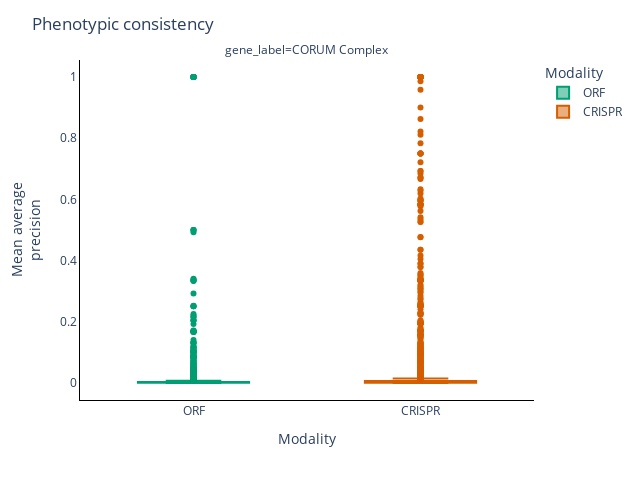

Notebook code for this chart:
### Code cell
fig = (
    px.box(
        gene_label_retrieval_df,
        x="Modality",
        y="mean_average_precision",
        color="Modality",
        color_discrete_map=color_discrete_map,
        facet_col="gene_label",
        facet_col_wrap=2,
    )
    .update_layout(
        title="Phenotypic consistency",
        xaxis1=dict(title="Modality",linecolor="black"),
        xaxis3=dict(linecolor="black"),
        xaxis4=dict(title="Modality", linecolor="black", showticklabels=True),
        xaxis5=dict(linecolor="black"),
        xaxis6=dict(linecolor="black"),
        yaxis1=dict(title=f"Mean average<br>precision", linecolor="black"),
        yaxis3=dict(title=f"Mean average<br>precision", linecolor="black"),
        yaxis4=dict(linecolor="black"),
        yaxis5=dict(title=f"Mean average<br>precision",linecolor="black"),
        yaxis6=dict(linecolor="black"),
        plot_bgcolor="white",
    )
)
fig.update_layout(height=480, width=640)
fig.show()
#fig.write_image("figures/phenotypic-consistency-gene-labels.png", height=480, width=640, scale=2)
#fig.write_image("figures/phenotypic-consistency-gene-labels.svg", height=480, width=640, scale=2)

### Figure 1 — Plotly figure (JSON) as saved in the notebook; plotly's stock layout.template omitted (floating-point values rounded to 4 significant figures; data arrays with more than 128 entries replaced by an {"elided": "..."} marker saying what was removed)
{"data": [{"alignmentgroup": "True", "hovertemplate": "Modality=%{x}<br>gene_label=CORUM Complex<br>mean_average_precision=%{y}<extra></extra>", "legendgroup": "ORF", "marker": {"color": "rgb(0, 158, 115)"}, "name": "ORF", "notched": false, "offsetgroup": "ORF", "orientation": "v", "showlegend": true, "type": "box", "x": {"elided": "2151 str values"}, "x0": " ", "xaxis": "x", "y": {"elided": "2151 float values"}, "y0": " ", "yaxis": "y"}, {"alignmentgroup": "True", "hovertemplate": "Modality=%{x}<br>gene_label=CORUM Complex<br>mean_average_precision=%{y}<extra></extra>", "legendgroup": "CRISPR", "marker": {"color": "rgb(213, 94, 0)"}, "name": "CRISPR", "notched": false, "offsetgroup": "CRISPR", "orientation": "v", "showlegend": true, "type": "box", "x": {"elided": "2291 str values"}, "x0": " ", "xaxis": "x", "y": {"elided": "2291 float values"}, "y0": " ", "yaxis": "y"}], "layout": {"annotations": [{"font": {}, "showarrow": false, "text": "gene_label=CORUM Complex", "x": 0.5, "xanchor": "center", "xref": "paper", "y": 1, "yanchor": "bottom", "yref": "paper"}], "boxmode": "overlay", "height": 480, "legend": {"title": {"text": "Modality"}, "tracegroupgap": 0}, "margin": {"t": 60}, "plot_bgcolor": "white", "title": {"text": "Phenotypic consistency"}, "width": 640, "xaxis": {"anchor": "y", "categoryarray": ["ORF", "CRISPR"], "categoryorder": "array", "domain": [0, 1], "linecolor": "black", "title": {"text": "Modality"}}, "xaxis3": {"linecolor": "black"}, "xaxis4": {"linecolor": "black", "showticklabels": true, "title": {"text": "Modality"}}, "xaxis5": {"linecolor": "black"}, "xaxis6": {"linecolor": "black"}, "yaxis": {"anchor": "x", "domain": [0, 1], "linecolor": "black", "title": {"text": "Mean average<br>precision"}}, "yaxis3": {"linecolor": "black", "title": {"text": "Mean average<br>precision"}}, "yaxis4": {"linecolor": "black"}, "yaxis5": {"linecolor": "black", "title": {"text": "Mean average<br>precision"}}, "yaxis6": {"linecolor": "black"}}}
